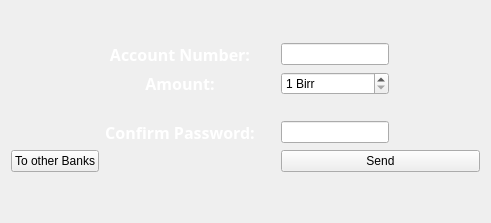
                   <widget class="QWidget" name="sendMoneyWidget">
                    <layout class="QGridLayout" name="gridLayout_2">
                     <item row="0" column="2">
                      <spacer name="verticalSpacer_7">
                       <property name="orientation">
                        <enum>Qt::Vertical</enum>
                       </property>
                       <property name="sizeHint" stdset="0">
                        <size>
                         <width>20</width>
                         <height>32</height>
                        </size>
                       </property>
                      </spacer>
                     </item>
                     <item row="1" column="1">
                      <widget class="QLabel" name="accountNumberLabel_16">
                       <property name="sizePolicy">
                        <sizepolicy hsizetype="Expanding" vsizetype="Expanding">
                         <horstretch>0</horstretch>
                         <verstretch>0</verstretch>
                        </sizepolicy>
                       </property>
                       <property name="font">
                        <font>
                         <family>Source Code Pro ExtraLight</family>
                        </font>
                       </property>
                       <property name="styleSheet">
                        <string notr="true">color: rgb(255, 255, 255);</string>
                       </property>
                       <property name="text">
                        <string>&lt;html&gt;&lt;head/&gt;&lt;body&gt;&lt;p align=&quot;center&quot;&gt;&lt;span style=&quot; font-size:12pt; font-weight:600;&quot;&gt;Account Number:&lt;/span&gt;&lt;/p&gt;&lt;/body&gt;&lt;/html&gt;</string>
                       </property>
                      </widget>
                     </item>
                     <item row="1" column="3">
                      <widget class="QLineEdit" name="sendMoneyAccountNumberLineEdit">
                       <property name="sizePolicy">
                        <sizepolicy hsizetype="MinimumExpanding" vsizetype="Fixed">
                         <horstretch>0</horstretch>
                         <verstretch>0</verstretch>
                        </sizepolicy>
                       </property>
                      </widget>
                     </item>
                     <item row="2" column="0">
                      <spacer name="horizontalSpacer_4">
                       <property name="orientation">
                        <enum>Qt::Horizontal</enum>
                       </property>
                       <property name="sizeType">
                        <enum>QSizePolicy::Expanding</enum>
                       </property>
                       <property name="sizeHint" stdset="0">
                        <size>
                         <width>0</width>
                         <height>0</height>
                        </size>
                       </property>
                      </spacer>
                     </item>
                     <item row="2" column="1">
                      <widget class="QLabel" name="accountNumberLabel_13">
                       <property name="sizePolicy">
                        <sizepolicy hsizetype="Expanding" vsizetype="Expanding">
                         <horstretch>0</horstretch>
                         <verstretch>0</verstretch>
                        </sizepolicy>
                       </property>
                       <property name="font">
                        <font>
                         <family>Source Code Pro ExtraLight</family>
                        </font>
                       </property>
                       <property name="styleSheet">
                        <string notr="true">color: rgb(255, 255, 255);</string>
                       </property>
                       <property name="text">
                        <string>&lt;html&gt;&lt;head/&gt;&lt;body&gt;&lt;p align=&quot;center&quot;&gt;&lt;span style=&quot; font-size:12pt; font-weight:600;&quot;&gt;Amount:&lt;/span&gt;&lt;/p&gt;&lt;/body&gt;&lt;/html&gt;</string>
                       </property>
                      </widget>
                     </item>
                     <item row="2" column="2">
                      <spacer name="horizontalSpacer_6">
                       <property name="orientation">
                        <enum>Qt::Horizontal</enum>
                       </property>
                       <property name="sizeType">
                        <enum>QSizePolicy::Preferred</enum>
                       </property>
                       <property name="sizeHint" stdset="0">
                        <size>
                         <width>20</width>
                         <height>20</height>
                        </size>
                       </property>
                      </spacer>
                     </item>
                     <item row="2" column="3">
                      <widget class="QSpinBox" name="sendMoneyAmountSpinBox">
                       <property name="suffix">
                        <string> Birr</string>
                       </property>
                       <property name="minimum">
                        <number>1</number>
                       </property>
                       <property name="maximum">
                        <number>1000000000</number>
                       </property>
                      </widget>
                     </item>
                     <item row="3" column="4">
                      <spacer name="horizontalSpacer_5">
                       <property name="orientation">
                        <enum>Qt::Horizontal</enum>
                       </property>
                       <property name="sizeType">
                        <enum>QSizePolicy::Expanding</enum>
                       </property>
                       <property name="sizeHint" stdset="0">
                        <size>
                         <width>85</width>
                         <height>20</height>
                        </size>
                       </property>
                      </spacer>
                     </item>
                     <item row="4" column="1">
                      <widget class="QLabel" name="accountNumberLabel_15">
                       <property name="sizePolicy">
                        <sizepolicy hsizetype="Expanding" vsizetype="Expanding">
                         <horstretch>0</horstretch>
                         <verstretch>0</verstretch>
                        </sizepolicy>
                       </property>
                       <property name="font">
                        <font>
                         <family>Source Code Pro ExtraLight</family>
                        </font>
                       </property>
                       <property name="styleSheet">
                        <string notr="true">color: rgb(255, 255, 255);</string>
                       </property>
                       <property name="text">
                        <string>&lt;html&gt;&lt;head/&gt;&lt;body&gt;&lt;p align=&quot;center&quot;&gt;&lt;span style=&quot; font-size:12pt; font-weight:600;&quot;&gt;Confirm Password:&lt;/span&gt;&lt;/p&gt;&lt;/body&gt;&lt;/html&gt;</string>
                       </property>
                      </widget>
                     </item>
                     <item row="4" column="3">
                      <widget class="QLineEdit" name="sendMoneyConfirmPasswordLineEdit">
                       <property name="sizePolicy">
                        <sizepolicy hsizetype="MinimumExpanding" vsizetype="Fixed">
                         <horstretch>0</horstretch>
                         <verstretch>0</verstretch>
                        </sizepolicy>
                       </property>
                      </widget>
                     </item>
                     <item row="5" column="0">
                      <widget class="QPushButton" name="toOtherBankButton">
                       <property name="text">
                        <string>To other Banks</string>
                       </property>
                       <property name="icon">
                        <iconset resource="resource.qrc">
                         <normaloff>:/icons/icons/external-link.svg</normaloff>:/icons/icons/external-link.svg</iconset>
                       </property>
                       <property name="iconSize">
                        <size>
                         <width>40</width>
                         <height>40</height>
                        </size>
                       </property>
                      </widget>
                     </item>
                     <item row="5" column="1">
                      <widget class="QLabel" name="errorSendMoneyLabel">
                       <property name="styleSheet">
                        <string notr="true">color: white;</string>
                       </property>
                       <property name="text">
                        <string/>
                       </property>
                      </widget>
                     </item>
                     <item row="5" column="3" colspan="2">
                      <widget class="QPushButton" name="sendMoneySendButton">
                       <property name="text">
                        <string>Send</string>
                       </property>
                       <property name="icon">
                        <iconset resource="resource.qrc">
                         <normaloff>:/icons/icons/arrow-right.svg</normaloff>:/icons/icons/arrow-right.svg</iconset>
                       </property>
                       <property name="iconSize">
                        <size>
                         <width>40</width>
                         <height>40</height>
                        </size>
                       </property>
                      </widget>
                     </item>
                     <item row="6" column="2">
                      <spacer name="verticalSpacer_8">
                       <property name="orientation">
                        <enum>Qt::Vertical</enum>
                       </property>
                       <property name="sizeHint" stdset="0">
                        <size>
                         <width>20</width>
                         <height>40</height>
                        </size>
                       </property>
                      </spacer>
                     </item>
                    </layout>
                   </widget>
